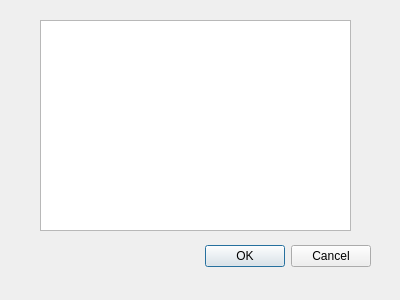
<?xml version="1.0" encoding="UTF-8"?>
<ui version="4.0">
 <class>delDbDialog</class>
 <widget class="QDialog" name="delDbDialog">
  <property name="geometry">
   <rect>
    <x>0</x>
    <y>0</y>
    <width>400</width>
    <height>300</height>
   </rect>
  </property>
  <property name="windowTitle">
   <string>Dialog</string>
  </property>
  <widget class="QDialogButtonBox" name="buttonBox">
   <property name="geometry">
    <rect>
     <x>30</x>
     <y>240</y>
     <width>341</width>
     <height>32</height>
    </rect>
   </property>
   <property name="orientation">
    <enum>Qt::Horizontal</enum>
   </property>
   <property name="standardButtons">
    <set>QDialogButtonBox::Cancel|QDialogButtonBox::Ok</set>
   </property>
  </widget>
  <widget class="QTableView" name="tableView">
   <property name="geometry">
    <rect>
     <x>40</x>
     <y>20</y>
     <width>311</width>
     <height>211</height>
    </rect>
   </property>
  </widget>
 </widget>
 <resources/>
 <connections>
  <connection>
   <sender>buttonBox</sender>
   <signal>accepted()</signal>
   <receiver>delDbDialog</receiver>
   <slot>accept()</slot>
   <hints>
    <hint type="sourcelabel">
     <x>248</x>
     <y>254</y>
    </hint>
    <hint type="destinationlabel">
     <x>157</x>
     <y>274</y>
    </hint>
   </hints>
  </connection>
  <connection>
   <sender>buttonBox</sender>
   <signal>rejected()</signal>
   <receiver>delDbDialog</receiver>
   <slot>reject()</slot>
   <hints>
    <hint type="sourcelabel">
     <x>316</x>
     <y>260</y>
    </hint>
    <hint type="destinationlabel">
     <x>286</x>
     <y>274</y>
    </hint>
   </hints>
  </connection>
 </connections>
</ui>
